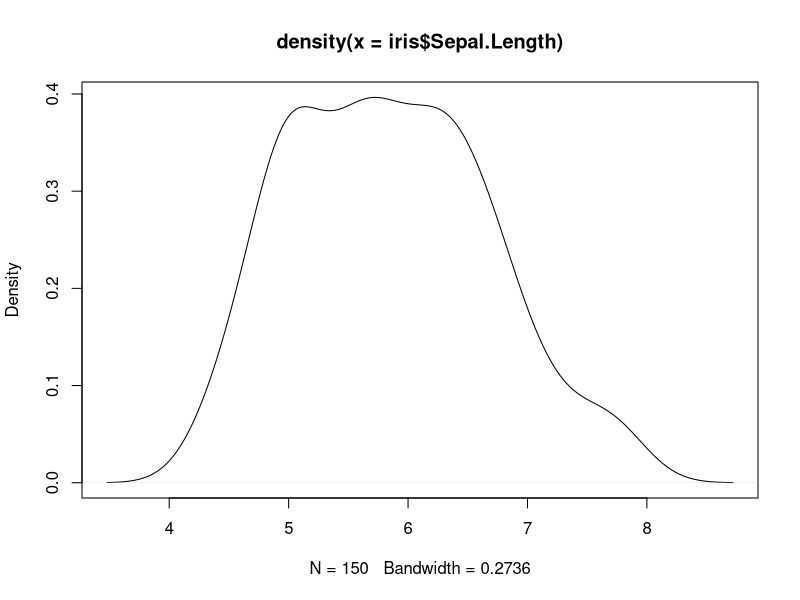

Here is the R script that generated this plot:
## ---- chunk 1
y <- density(iris$Sepal.Length)
class(y)
typeof(y)
str(y)
## ---- chunk 2
#| echo: false
plot(y)
